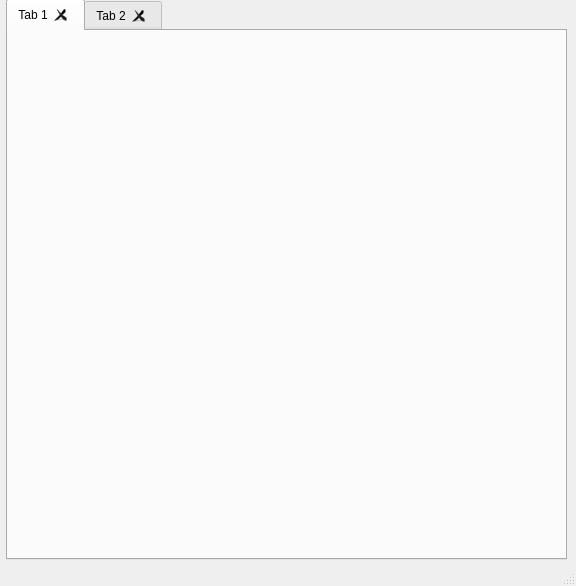
<?xml version="1.0" encoding="UTF-8"?>
<ui version="4.0">
 <class>MainWindow</class>
 <widget class="QMainWindow" name="MainWindow">
  <property name="geometry">
   <rect>
    <x>0</x>
    <y>0</y>
    <width>576</width>
    <height>586</height>
   </rect>
  </property>
  <property name="windowTitle">
   <string>MainWindow</string>
  </property>
  <widget class="QWidget" name="centralwidget">
   <widget class="QTabWidget" name="tabWidget">
    <property name="geometry">
     <rect>
      <x>6</x>
      <y>-1</y>
      <width>561</width>
      <height>561</height>
     </rect>
    </property>
    <property name="currentIndex">
     <number>0</number>
    </property>
    <property name="tabsClosable">
     <bool>true</bool>
    </property>
    <widget class="QWidget" name="tab">
     <property name="enabled">
      <bool>true</bool>
     </property>
     <attribute name="title">
      <string>Tab 1</string>
     </attribute>
     <widget class="QLabel" name="label">
      <property name="geometry">
       <rect>
        <x>40</x>
        <y>60</y>
        <width>361</width>
        <height>241</height>
       </rect>
      </property>
      <property name="text">
       <string/>
      </property>
      <property name="pixmap">
       <pixmap>../../../../Pictures/Saved Pictures/Designer.jpeg</pixmap>
      </property>
      <property name="scaledContents">
       <bool>true</bool>
      </property>
     </widget>
    </widget>
    <widget class="QWidget" name="tab_2">
     <attribute name="title">
      <string>Tab 2</string>
     </attribute>
    </widget>
   </widget>
  </widget>
  <widget class="QMenuBar" name="menubar">
   <property name="geometry">
    <rect>
     <x>0</x>
     <y>0</y>
     <width>576</width>
     <height>26</height>
    </rect>
   </property>
  </widget>
  <widget class="QStatusBar" name="statusbar"/>
 </widget>
 <resources/>
 <connections/>
</ui>
